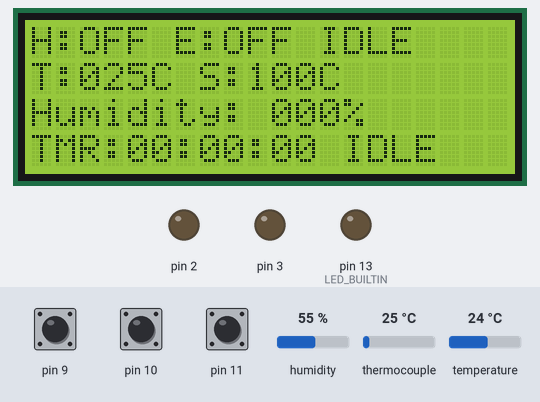
This sketch was run on a simulated Arduino Uno, built with avr-gcc and run on an emulated ATmega328P. Shown: 20×4 character LCD, output pins drawn as LEDs (lit = HIGH). The test bench sets the inputs (shaded band); at power-on: thermocouple 25 °C, pin 11 HIGH, humidity 55 %, pin 9 HIGH, pin 10 HIGH, temperature 24 °C. The local clock reads 2024-03-15 10:24:30 at power-on unless the sketch sets it; what the sketch prints to the serial monitor is not drawn.

Above: at 1.2 s.
1.3 s: thermocouple set to 125 °C
At 3.5 s:
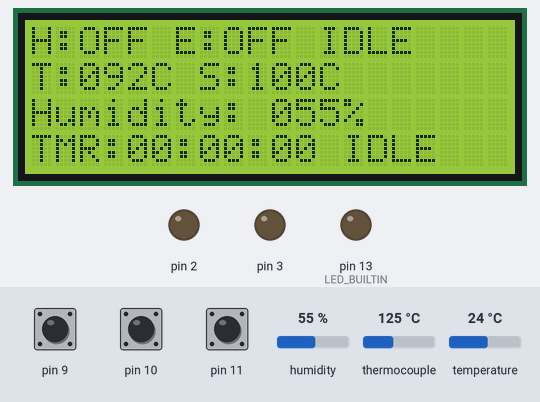
3.6 s: thermocouple set to 136 °C
At 12.3 s:
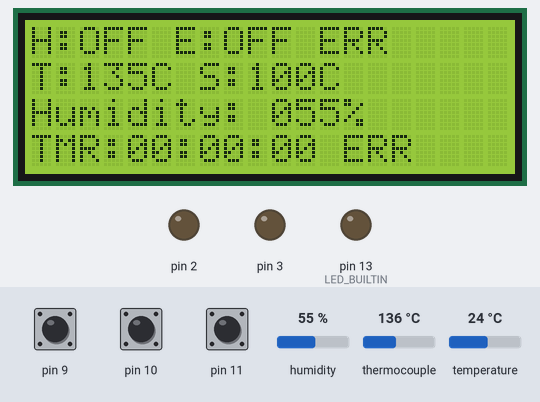
13.4 s: pin 11 pulled LOW for 0.15 s
At 13.84 s:
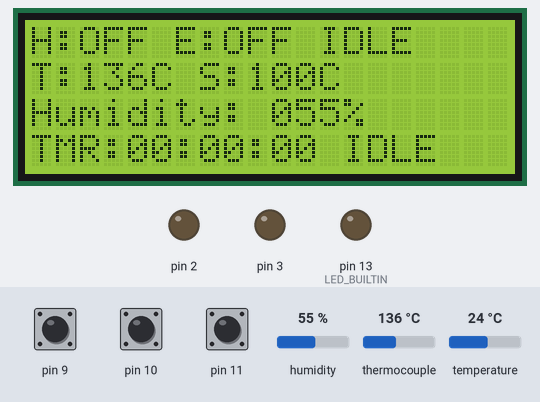
14.1 s: humidity set to 22 %
At 18.3 s:
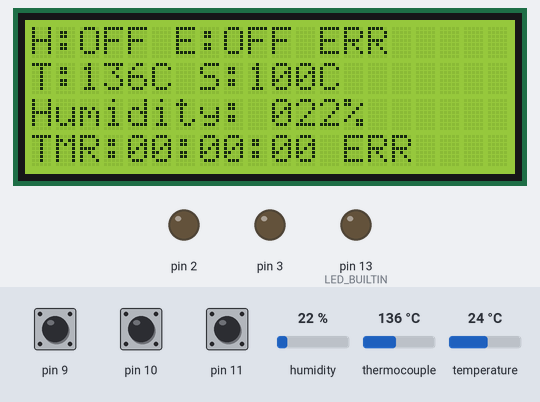
19.5 s: pin 11 pulled LOW for 1 s
At 20.82 s:
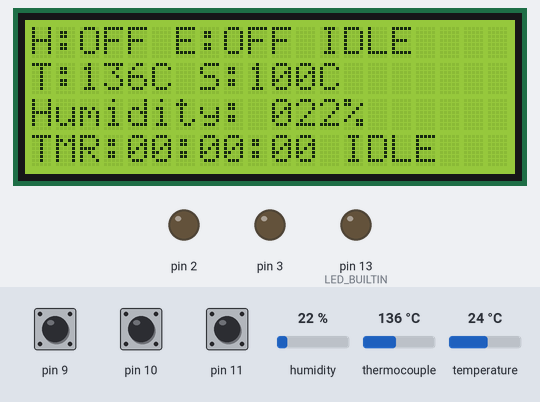
21.1 s: humidity set to 40 %
At 22.6 s:
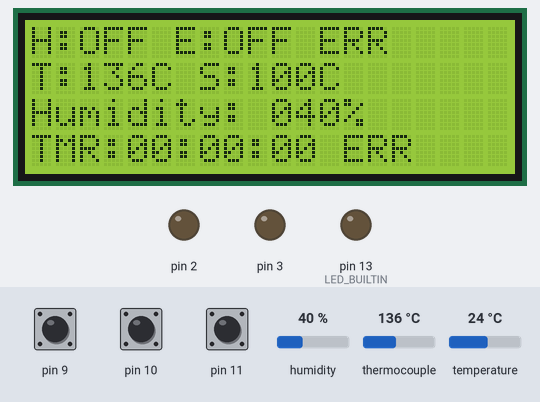
Timing chart, 0 to 24.1 s (numbered marks = the images above; inputs shaded):
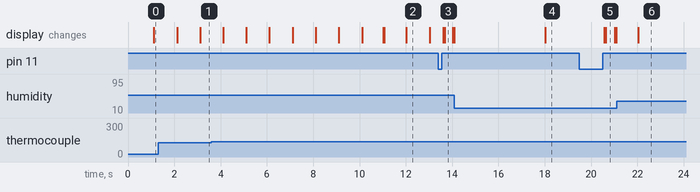

Measured:
- the behaviour switches between 130 and 131 °C on thermocouple (found by bisection; images 1 and 2)
- after the input at 1.3 s, the display: first changes after 0.83 s (image 1 shows a later state)
- after the input at 13.4 s, the display: first changes after 0.22 s (image 3 shows a later state)
- after the input at 14.1 s, the display: changes after 3.9 s (image 4)
- after the input at 19.5 s, the display: first changes after 1.1 s (image 5 shows a later state)
- after the input at 21.1 s, the display: changes after 0.93 s (image 6)

The sketch:

OvenController.ino
```cpp
// Main Arduino sketch for OvenController

#include <stdio.h>
#include "LCD_CONF.h"
#include "UI_CONF.h"
#include "DS3231_CONF.h"
#include "TACTILE_CONF.h"
#include "RELAY_CONF.h"
#include "DHT_CONF.h"
#include "MAX6675_CONF.h"
#include "PID_CONF.h"

// -------------------------------------------------------------------
// Oven state machine definitions
// -------------------------------------------------------------------
// OvenState is now defined in UI_CONF.h
OvenState currentState = IDLE;

int timerMinutes = 0; // timer duration in minutes
AlarmId ovenTimer = dtINVALID_ALARM_ID; // track oven timer

// Sensors
DHT22Sensor dhtSensor(DHT22_PIN);
MAX6675Sensor tempSensor;

// Timing control for non-blocking updates
static unsigned long lastSensorRead = 0;     // Track sensor read timing
static unsigned long lastLCDUpdate = 0;      // Track LCD update timing
const unsigned long SENSOR_INTERVAL = 1000;  // Read sensors every 1000ms (1 sec)
const unsigned long LCD_INTERVAL = 500;      // Update LCD every 500ms (non-critical flicker fix)
static OvenState lastRenderedState = ERROR;  // Track last rendered state for change detection

// Temperature averaging - 10-reading circular buffer
const int TEMP_BUFFER_SIZE = 10;
static float tempBuffer[TEMP_BUFFER_SIZE] = {0.0};
static int tempBufferIndex = 0;
static int tempBufferFilled = 0;  // Count of actual readings
static float averagedTemperature = 0.0;

// Timer tracking for RUNNING state
static unsigned long ovenStartTime = 0;  // Timestamp when oven started
static unsigned long timerDurationMs = 0; // Total timer duration in milliseconds

// -------------------------------------------------------------------
// Setup
// -------------------------------------------------------------------
void setup() {
    Serial.begin(9600);
    while (!Serial) {;}

    // LCD
    initLCD();
    initUI();
    clearLCD();
    setLCDText("Oven Ready", 0, 0);

    // Buttons
    initBUTTONS();

    // Relays
    initRelays();

    pinMode(LED_BUILTIN, OUTPUT);

    // RTC
    dsInitRTC();

    // Sensors
    dhtSensor.begin();
    tempSensor.begin();

    // PID
    initPID();
}

// -------------------------------------------------------------------
// Main Loop - FULLY NON-BLOCKING
// -------------------------------------------------------------------
void loop() {
    // Button input check - ALWAYS responsive, NO BLOCKING
    setInputFlags();
    resolveInputFlags();

    // RTC handling - non-blocking alarm engine
    dsHandleRTC();

    // Sensor reads and temperature processing - THROTTLED to 1 second
    unsigned long currentMillis = millis();
    if (currentMillis - lastSensorRead >= SENSOR_INTERVAL) {
        lastSensorRead = currentMillis;

        // Read temperature from MAX6675 and add to averaging buffer
        float rawTemperature = tempSensor.readTemperature();

        // Add to circular buffer for averaging
        tempBuffer[tempBufferIndex] = rawTemperature;
        tempBufferIndex = (tempBufferIndex + 1) % TEMP_BUFFER_SIZE;
        if (tempBufferFilled < TEMP_BUFFER_SIZE) {
            tempBufferFilled++;
        }

        // Calculate average of buffered readings
        float sum = 0.0;
        for (int i = 0; i < tempBufferFilled; i++) {
            sum += tempBuffer[i];
        }
        averagedTemperature = sum / tempBufferFilled;
        CURRENT_TEMPERATURE = averagedTemperature;

        Serial.print("Temperature (raw): ");
        Serial.print(rawTemperature);
        Serial.print(" (avg): ");
        Serial.println(averagedTemperature);

        // Read humidity from DHT22
        float humidity = dhtSensor.readHumidity();
        Serial.print("Humidity: ");
        Serial.println(humidity);

        // Safety cutoff - only check on sensor read (use averaged temp)
        if (averagedTemperature > 130.0 || averagedTemperature < 0) {
            stopOven();
            currentState = ERROR;
        } else if (currentState == RUNNING) {
            // PID computation ONLY when oven is actually running
            computePID();
        }
    }

    // LCD rendering - THROTTLED to avoid flickering + on state change
    if ((currentMillis - lastLCDUpdate >= LCD_INTERVAL) || (currentState != lastRenderedState)) {
        lastLCDUpdate = currentMillis;

        // Trigger full refresh on state change
        if (currentState != lastRenderedState) {
            forceUIRefresh();
        }
        lastRenderedState = currentState;

        // Calculate remaining timer seconds
        unsigned long remainingSec = 0;
        if (currentState == RUNNING) {
            unsigned long elapsedMs = currentMillis - ovenStartTime;
            if (timerDurationMs > elapsedMs) {
                remainingSec = (timerDurationMs - elapsedMs) / 1000;
            }
        } else if (currentState == SET_TEMP || currentState == SET_TIMER || currentState == READY || currentState == IDLE) {
            remainingSec = (unsigned long)timerMinutes * 60UL;
        }

        updateUI(currentState, averagedTemperature, dhtSensor.getLastHumidity(),
                 TEMPERATURE_SETPOINT, timerMinutes, remainingSec);
    }

    // No delay() - loop runs as fast as possible for responsive input
}

// -------------------------------------------------------------------
// Button input handler
// -------------------------------------------------------------------
void inputAction(int index) {
    switch (currentState) {

        case IDLE:
            if (index == 2) currentState = SET_TEMP;
            break;

        case SET_TEMP:
            if (index == 0) TEMPERATURE_SETPOINT += 5;
            if (index == 1) TEMPERATURE_SETPOINT -= 5;
            if (index == 2) currentState = SET_TIMER;

            TEMPERATURE_SETPOINT = constrain(TEMPERATURE_SETPOINT, 60, 125);
            break;

        case SET_TIMER:
            if (index == 0) timerMinutes += 5;
            if (index == 1) timerMinutes -= 5;
            if (index == 2) currentState = READY;

            timerMinutes = constrain(timerMinutes, 1, 180);
            break;

        case READY:
            if (index == 2) {
                startOven();
                currentState = RUNNING;
            }
            break;

        case RUNNING:
            if (index == 2) {
                stopOven();
                currentState = IDLE;
            }
            break;

        case FINISHED:
            if (index == 2) currentState = IDLE;
            break;

        case ERROR:
            if (index == 2) currentState = IDLE;
            break;
    }
}

// -------------------------------------------------------------------
// Oven control
// -------------------------------------------------------------------
void ovenStopCallback() {
    setHeaterRelay(false);
    setExhaustRelay(false);
    currentState = FINISHED;
}

void startOven() {
    setExhaustRelay(true);

    // Track timer start time and duration for real-time display
    ovenStartTime = millis();
    timerDurationMs = (unsigned long)timerMinutes * 60000UL;  // Convert minutes to milliseconds

    ovenTimer = Alarm.timerOnce(timerMinutes * 60, ovenStopCallback);
}

void stopOven() {
    setHeaterRelay(false);
    setExhaustRelay(false);

    if (ovenTimer != dtINVALID_ALARM_ID) {
        Alarm.free(ovenTimer);
        ovenTimer = dtINVALID_ALARM_ID;
    }
}

// -------------------------------------------------------------------
// Helper Functions for Timer and Display
// -------------------------------------------------------------------
void getTimerDisplay(char* buffer, int bufferSize) {
    unsigned long elapsedMs = millis() - ovenStartTime;
    unsigned long remainingMs = (timerDurationMs > elapsedMs) ? (timerDurationMs - elapsedMs) : 0;

    int remainingMinutes = remainingMs / 60000;
    int remainingSeconds = (remainingMs % 60000) / 1000;

    snprintf(buffer, bufferSize, "%02d:%02d", remainingMinutes, remainingSeconds);
}

void getTemperatureDisplay(char* buffer, int bufferSize) {
    snprintf(buffer, bufferSize, "%.1f C", CURRENT_TEMPERATURE);
}

// -------------------------------------------------------------------
// LCD Rendering - Improved layout with proper field sizing
// -------------------------------------------------------------------
void renderLCD() {
    static char tempStr[10];
    static char timerStr[10];

    switch (currentState) {

        case IDLE:
            // Row 0: "Temp: XX.X C"
            setLCDText("Temp: ", 0, 0);
            getTemperatureDisplay(tempStr, sizeof(tempStr));
            setLCDText(String(tempStr), 6, 0);
            setLCDText("    ", 12, 0);  // Clear rest of line

            // Row 1: Empty
            setLCDText("                    ", 0, 1);

            // Row 2: "Set:  XX C"
            setLCDText("Set:  ", 0, 2);
            setLCDText(TEMPERATURE_SETPOINT, 6, 2);
            setLCDText(" C      ", 8, 2);

            // Row 3: "Press SELECT"
            setLCDText("Press SELECT        ", 0, 3);
            break;

        case SET_TEMP:
            // Row 0: "SET TEMPERATURE"
            setLCDText("SET TEMPERATURE     ", 0, 0);

            // Row 1: "Target: XX C"
            setLCDText("Target: ", 0, 1);
            setLCDText(TEMPERATURE_SETPOINT, 8, 1);
            setLCDText(" C          ", 10, 1);

            // Row 2: "BTN1:+  BTN2:-"
            setLCDText("BTN1:+  BTN2:-      ", 0, 2);

            // Row 3: "BTN3: NEXT"
            setLCDText("BTN3: NEXT          ", 0, 3);
            break;

        case SET_TIMER:
            // Row 0: "SET TIMER"
            setLCDText("SET TIMER           ", 0, 0);

            // Row 1: "Duration: XX min"
            setLCDText("Duration: ", 0, 1);
            setLCDText(timerMinutes, 10, 1);
            setLCDText(" min    ", 12, 1);

            // Row 2: "BTN1:+  BTN2:-"
            setLCDText("BTN1:+  BTN2:-      ", 0, 2);

            // Row 3: "BTN3: CONFIRM"
            setLCDText("BTN3: CONFIRM       ", 0, 3);
            break;

        case READY:
            // Row 0: "READY FOR START"
            setLCDText("READY FOR START     ", 0, 0);

            // Row 1: "Target: XX C"
            setLCDText("Target: ", 0, 1);
            setLCDText(TEMPERATURE_SETPOINT, 8, 1);
            setLCDText(" C          ", 10, 1);

            // Row 2: "Duration: XX min"
            setLCDText("Duration: ", 0, 2);
            setLCDText(timerMinutes, 10, 2);
            setLCDText(" min    ", 12, 2);

            // Row 3: "BTN3: START"
            setLCDText("BTN3: START         ", 0, 3);
            break;

        case RUNNING:
            // Row 0: "HEATING"
            setLCDText("HEATING             ", 0, 0);

            // Row 1: "Temp: XX.X / XX C"
            setLCDText("Temp: ", 0, 1);
            getTemperatureDisplay(tempStr, sizeof(tempStr));
            setLCDText(String(tempStr), 6, 1);
            setLCDText(" / ", 12, 1);
            setLCDText(TEMPERATURE_SETPOINT, 15, 1);
            setLCDText(" C", 17, 1);

            // Row 2: "Time: MM:SS"
            setLCDText("Time: ", 0, 2);
            getTimerDisplay(timerStr, sizeof(timerStr));
            setLCDText(String(timerStr), 6, 2);
            setLCDText("          ", 11, 2);

            // Row 3: "BTN3: STOP"
            setLCDText("BTN3: STOP          ", 0, 3);
            break;

        case FINISHED:
            // Row 0: "COMPLETE!"
            setLCDText("COMPLETE!           ", 0, 0);

            // Row 1: "Cycle finished"
            setLCDText("Cycle finished      ", 0, 1);

            // Row 2: Empty
            setLCDText("                    ", 0, 2);

            // Row 3: "BTN3: RESET"
            setLCDText("BTN3: RESET         ", 0, 3);
            break;

        case ERROR:
            // Row 0: "ERROR!"
            setLCDText("ERROR!              ", 0, 0);

            // Row 1: "Overtemp or fault"
            setLCDText("Overtemp or fault   ", 0, 1);

            // Row 2: "Temp: XX.X C"
            setLCDText("Temp: ", 0, 2);
            getTemperatureDisplay(tempStr, sizeof(tempStr));
            setLCDText(String(tempStr), 6, 2);
            setLCDText("     ", 12, 2);

            // Row 3: "BTN3: RESET"
            setLCDText("BTN3: RESET         ", 0, 3);
            break;
    }
}
```

DHT_CONF.cpp
```cpp
// DHT sensor implementation (humidity only) - NON-BLOCKING.
#include "DHT_CONF.h"

DHT22Sensor::DHT22Sensor(uint8_t pin) : dht(pin, DHT22), sensorPin(pin) {}

void DHT22Sensor::begin() {
    dht.begin();
}

float DHT22Sensor::readHumidity() {
    // DHT requires 2+ seconds between reads - only read if enough time passed
    unsigned long currentTime = millis();
    if (currentTime - lastReadTime >= MIN_READ_INTERVAL) {
        lastReadTime = currentTime;
        float humidity = dht.readHumidity();

        // Only update if valid reading (DHT returns NAN on error)
        if (!isnan(humidity)) {
            lastHumidity = humidity;
        }
    }

    // Return cached value (non-blocking)
    return lastHumidity;
}

float DHT22Sensor::getLastHumidity() {
    // Get cached value without any I2C operation
    return lastHumidity;
}
```

DHT_CONF.h
```cpp
// DHT sensor configuration header (humidity only).
#ifndef DHT_CONF_H
#define DHT_CONF_H

#include <Arduino.h>
#include <DHT.h>

class DHT22Sensor {
public:
    DHT22Sensor(uint8_t pin);
    void begin();
    float readHumidity();
    float getLastHumidity();  // Get cached value without reading

private:
    DHT dht;
    uint8_t sensorPin;
    float lastHumidity = 0.0;
    unsigned long lastReadTime = 0;
    const unsigned long MIN_READ_INTERVAL = 2000;  // DHT needs 2+ seconds between reads
};

#endif // DHT_CONF_H
```

DS3231_CONF.cpp
```cpp
#include "DS3231_CONF.h"

// ----- Definition of the global RTC object -----
RTC_DS3231 rtc;   // <-- this is the only definition; the header only forward‑declares it

/*--------------------------------------------------------------------
   dsInitRTC()
   • Starts the I²C bus that talks to the DS3231.
   • Initializes the RTC module.
   • If the RTC has lost power, sets it to the compile‑time date/time.
   • Starts the TimeAlarms Engine (required before any alarm calls).
--------------------------------------------------------------------*/
void dsInitRTC() {
    // I²C bus selection – AVR (UNO/Nano) uses the default Wire library
    #ifdef AVR
        Wire.begin();
    #else
        Wire1.begin();   // Due or other boards with a second I²C bus
    #endif

    // Basic RTC sanity check
    if (!rtc.begin()) {
        Serial.println(F("WARNING: RTC not found - using system time"));
        // Continue anyway - don't block, just log warning
    }

    // If the battery was removed or the time is off, set it now
    if (rtc.lostPower()) {
        Serial.println(F("RTC lost power, setting time to compile moment"));
        rtc.adjust(DateTime(F(__DATE__), F(__TIME__)));
    }

    // Initialize the TimeAlarms library
    // Note: TimeAlarms doesn't require explicit initialization in newer versions
    // but we can set initial time if needed
    setTime(rtc.now().hour(), rtc.now().minute(), rtc.now().second(),
             rtc.now().day(), rtc.now().month(), rtc.now().year());
}

/*--------------------------------------------------------------------
   dsHandleRTC()
   • Non-blocking advancement of the TimeAlarms scheduler.
   • Every second syncs the Arduino `time()` with the actual DS3231 time
     so the `now()` function stays accurate.
--------------------------------------------------------------------*/
void dsHandleRTC() {
    // Non-blocking alarm engine advancement
    Alarm.delay(0);   // Process pending alarms without blocking

    // Periodic resynchronisation with the hardware RTC every ~60 seconds
    static unsigned long lastSync = millis();
    if (millis() - lastSync > 60000) {
        DateTime nowFromRTC = rtc.now();
        setTime(nowFromRTC.hour(), nowFromRTC.minute(), nowFromRTC.second(),
                nowFromRTC.day(), nowFromRTC.month(), nowFromRTC.year());
        lastSync = millis();
    }
}

/*--------------------------------------------------------------------
   timerTriggered()
   • Example callback used by the original sketch (LED toggle, buzzer, etc.).
   • Keep it empty or add your own logic if you need a periodic interrupt.
--------------------------------------------------------------------*/
void timerTriggered() {
    // Place any one‑off timer code here.
    // Example: toggle the built‑in LED for visual feedback.
    digitalWrite(LED_BUILTIN, !digitalRead(LED_BUILTIN));
}
```

DS3231_CONF.h
```cpp
#pragma once
#ifndef DS3231_CONF_H
#define DS3231_CONF_H

// ---------- Core libraries ----------
#include <Wire.h>
#include <RTClib.h>          // defines RTC_DS3231
#include <TimeLib.h>         // provides time‑related functions (now(), setTime(), etc.)
#include <TimeAlarms.h>      // alarm/timer functions

// ---------- Global objects ----------
/*  The RTC instance is defined in the .cpp file.
    We only forward‑declare it here so the header can be included
    by multiple translation units without ODR violations. */
extern RTC_DS3231 rtc;

// ---------- Public API ----------
/*  Call this once from `setup()` (or wherever you start the controller).
    It begins the RTC, restores time on power‑loss, and seeds the alarm
    engine. */
void dsInitRTC();

/*  Call this as often as possible from `loop()`.  It:
      • advances the TimeAlarms engine,
      • periodically syncs the Arduino `time()` with the DS3231,
      • runs any scheduled oven alarms. */
void dsHandleRTC();

/*  Optional helper – if you need a raw timer callback (e.g., LED blink). */
void timerTriggered();

#endif // DS3231_CONF_H
```

MAX6675_CONF.cpp
```cpp
#include "MAX6675_CONF.h"

// Initialize MAX6675 object using pin defines from PINS_CONF.h
MAX6675Sensor::MAX6675Sensor()
    : thermocouple(THERMO_CLK, THERMO_CS, THERMO_DO) {}

void MAX6675Sensor::begin() {
    Serial.println("Initializing MAX6675...");
    // No delay - MAX6675 is ready immediately
}

float MAX6675Sensor::readTemperature() {
    float t = thermocouple.readCelsius();

    // MAX6675 sometimes returns NAN on disconnect
    if (isnan(t)) {
        return -1.0;
    }

    return t;
}

float MAX6675Sensor::readFahrenheit() {
    return thermocouple.readFahrenheit();
}
```

Source omitted: MAX6675_CONF.h (434 bytes), PID_CONF.cpp (2268 bytes), PID_CONF.h (1569 bytes), RELAY_CONF.cpp (517 bytes), RELAY_CONF.h (346 bytes), TACTILE_CONF.cpp (1618 bytes), TACTILE_CONF.h (701 bytes), UI_CONF.cpp (4124 bytes), UI_CONF.h (893 bytes), PINS_CONF.h (900 bytes), LCD_CONF.cpp (769 bytes), LCD_CONF.h (633 bytes)
